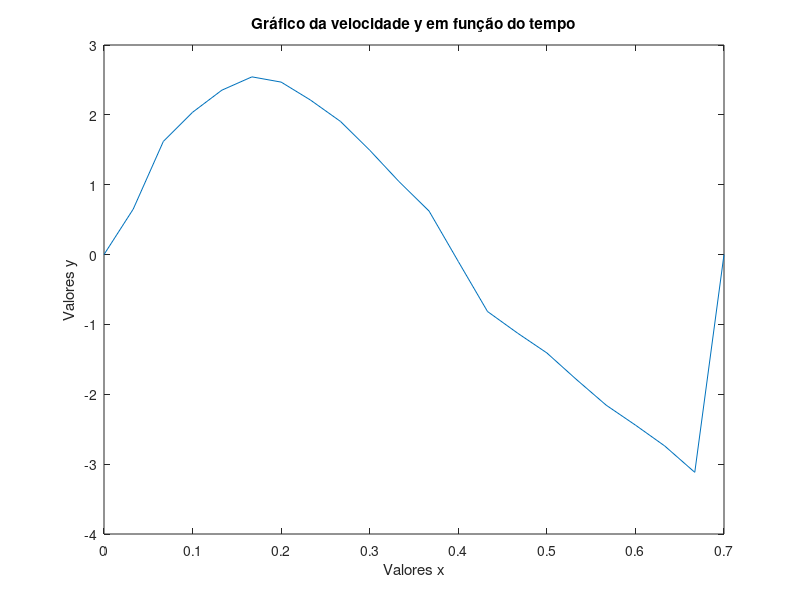

The MATLAB source for this figure:
x = [0.000, 0.033, 0.067, 0.100, 0.133, 0.167, 0.200, 0.233, 0.267, 0.300, 0.333, 0.367, 0.400, 0.433, 0.467, 0.500, 0.533, 0.567, 0.600, 0.633, 0.667, 0.700];
y = [0.000 , 0.651 , 1.620 , 2.037 , 2.353 , 2.544 , 2.469 , 2.213 , 1.906 , 1.494 ,1.046 ,0.623 , -0.099 , -0.815 , -1.125 , -1.408 , -1.784 , -2.156 , -2.441 , -2.739 , -3.117 ,0.000]

plot(x,y);
title('Gráfico da velocidade y em função do tempo');
xlabel('Valores x');
ylabel('Valores y');
